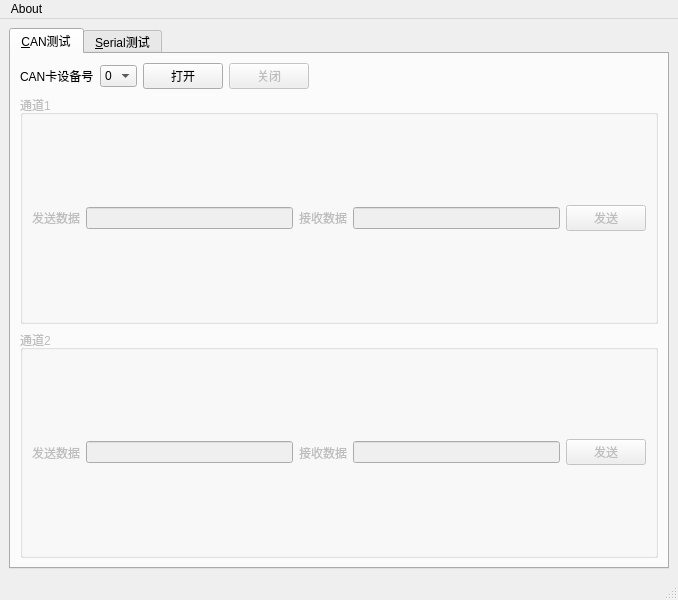
<?xml version="1.0" encoding="UTF-8"?>
<ui version="4.0">
 <class>MainWindow</class>
 <widget class="QMainWindow" name="MainWindow">
  <property name="geometry">
   <rect>
    <x>0</x>
    <y>0</y>
    <width>678</width>
    <height>600</height>
   </rect>
  </property>
  <property name="windowTitle">
   <string>rtqt</string>
  </property>
  <property name="windowIcon">
   <iconset resource="rtqt.qrc">
    <normaloff>:/images/icon.png</normaloff>:/images/icon.png</iconset>
  </property>
  <widget class="QWidget" name="centralwidget">
   <layout class="QVBoxLayout" name="verticalLayout">
    <item>
     <widget class="QTabWidget" name="tabWidget">
      <property name="enabled">
       <bool>true</bool>
      </property>
      <property name="currentIndex">
       <number>0</number>
      </property>
      <widget class="QWidget" name="tabCAN">
       <attribute name="title">
        <string>&amp;CAN测试</string>
       </attribute>
       <layout class="QVBoxLayout" name="verticalLayout_2">
        <item>
         <layout class="QHBoxLayout" name="horizontalLayout_3">
          <item>
           <widget class="QLabel" name="labelCANDev">
            <property name="text">
             <string>CAN卡设备号</string>
            </property>
           </widget>
          </item>
          <item>
           <widget class="QComboBox" name="comboDevIndex">
            <item>
             <property name="text">
              <string>0</string>
             </property>
            </item>
            <item>
             <property name="text">
              <string>1</string>
             </property>
            </item>
            <item>
             <property name="text">
              <string>2</string>
             </property>
            </item>
            <item>
             <property name="text">
              <string>3</string>
             </property>
            </item>
            <item>
             <property name="text">
              <string>4</string>
             </property>
            </item>
            <item>
             <property name="text">
              <string>5</string>
             </property>
            </item>
            <item>
             <property name="text">
              <string>6</string>
             </property>
            </item>
            <item>
             <property name="text">
              <string>7</string>
             </property>
            </item>
           </widget>
          </item>
          <item>
           <widget class="QPushButton" name="pushCANOpen">
            <property name="text">
             <string>打开</string>
            </property>
           </widget>
          </item>
          <item>
           <widget class="QPushButton" name="pushCANClose">
            <property name="enabled">
             <bool>false</bool>
            </property>
            <property name="text">
             <string>关闭</string>
            </property>
           </widget>
          </item>
          <item>
           <spacer name="horizontalSpacer">
            <property name="orientation">
             <enum>Qt::Horizontal</enum>
            </property>
            <property name="sizeHint" stdset="0">
             <size>
              <width>40</width>
              <height>20</height>
             </size>
            </property>
           </spacer>
          </item>
         </layout>
        </item>
        <item>
         <widget class="QGroupBox" name="groupChannel_1">
          <property name="enabled">
           <bool>false</bool>
          </property>
          <property name="title">
           <string>通道1</string>
          </property>
          <layout class="QHBoxLayout" name="horizontalLayout">
           <item>
            <widget class="QLabel" name="labelSendData_1">
             <property name="text">
              <string>发送数据</string>
             </property>
            </widget>
           </item>
           <item>
            <widget class="QLineEdit" name="lineSendData_1"/>
           </item>
           <item>
            <widget class="QLabel" name="labelRecvData_1">
             <property name="text">
              <string>接收数据</string>
             </property>
            </widget>
           </item>
           <item>
            <widget class="QLineEdit" name="lineRecvData_1"/>
           </item>
           <item>
            <widget class="QPushButton" name="pushSend_1">
             <property name="text">
              <string>发送</string>
             </property>
            </widget>
           </item>
          </layout>
         </widget>
        </item>
        <item>
         <widget class="QGroupBox" name="groupChannel_2">
          <property name="enabled">
           <bool>false</bool>
          </property>
          <property name="title">
           <string>通道2</string>
          </property>
          <layout class="QHBoxLayout" name="horizontalLayout_2">
           <item>
            <widget class="QLabel" name="labelSendData_2">
             <property name="text">
              <string>发送数据</string>
             </property>
            </widget>
           </item>
           <item>
            <widget class="QLineEdit" name="lineSendData_2"/>
           </item>
           <item>
            <widget class="QLabel" name="labelRecvData_2">
             <property name="text">
              <string>接收数据</string>
             </property>
            </widget>
           </item>
           <item>
            <widget class="QLineEdit" name="lineRecvData_2"/>
           </item>
           <item>
            <widget class="QPushButton" name="pushSend_2">
             <property name="text">
              <string>发送</string>
             </property>
            </widget>
           </item>
          </layout>
         </widget>
        </item>
       </layout>
      </widget>
      <widget class="QWidget" name="tabSerial">
       <attribute name="title">
        <string>&amp;Serial测试</string>
       </attribute>
      </widget>
     </widget>
    </item>
   </layout>
  </widget>
  <widget class="QMenuBar" name="menubar">
   <property name="geometry">
    <rect>
     <x>0</x>
     <y>0</y>
     <width>678</width>
     <height>23</height>
    </rect>
   </property>
   <widget class="QMenu" name="menuAbout">
    <property name="title">
     <string>About</string>
    </property>
    <addaction name="actionAboutSoftware"/>
    <addaction name="actionAboutCompany"/>
   </widget>
   <addaction name="menuAbout"/>
  </widget>
  <widget class="QStatusBar" name="statusbar"/>
  <action name="actionAboutSoftware">
   <property name="text">
    <string>Software</string>
   </property>
  </action>
  <action name="actionAboutCompany">
   <property name="text">
    <string>Company</string>
   </property>
  </action>
 </widget>
 <resources>
  <include location="rtqt.qrc"/>
 </resources>
 <connections/>
</ui>
